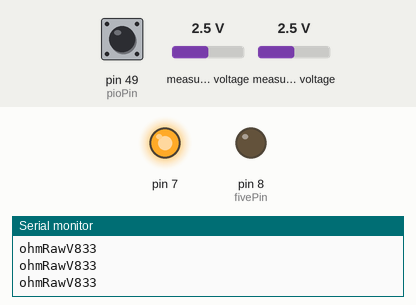
Simulated run of this sketch. Board: Arduino Mega 2560, built with avr-gcc and run on an emulated ATmega2560. Shown: output pins drawn as LEDs (lit = HIGH), the last lines printed to the serial monitor. Inputs (shaded band) come from the test bench; at power-on: pin 49 (pioPin) HIGH, measured voltage 2.5 V. Pins used as bus, display or sensor lines are not drawn.

Above: at 0.1 s.
At 1.0 s:
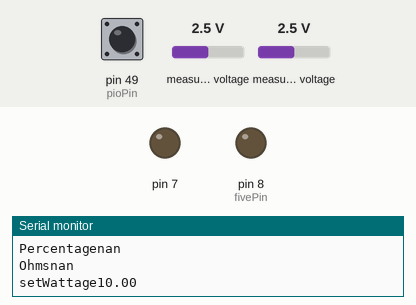
At 1.5 s:
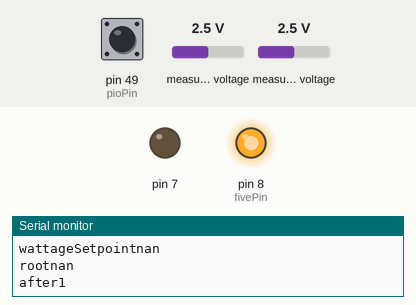
Timing chart, 0 to 3.0 s (numbered marks = the images above):
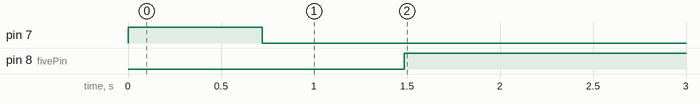

The sketch:

final_module.ino
```cpp
#include <Arduino.h>

#include <Wire.h>
#include <SPI.h>
#include "Vape.h"
#include <Adafruit_ADS1015.h>
#include <PID_v1.h>


int pioPin = 49;
int csPin = 53;
int button = 7;
int fivePin = 8;
uint8_t adsAddress = 0x49;
int probe = 2;
double KpRaw = 1;
double KiRaw = 4;
double KdRaw = 0;
double pidSetpoint = 0;

float userWattage = 10.000;
float setpoint = userWattage;
int operatingMode = 1;

bool not_init = true;

void setup() {
  Serial.begin(9600);
}

void loop() {
  Executor execute(pioPin, csPin, fivePin, adsAddress, probe, KpRaw, KiRaw, KdRaw);
  if(not_init) {
    Translator translate(button);
    pidSetpoint = translate.takeInput( operatingMode, setpoint);
    not_init = false;
  }
  execute.waitForInput(pidSetpoint);
}
```

Measured:
- by itself, pin 7: LOW → HIGH at 0.00 s, → LOW 0.72 s later
- by itself, pin 8 (fivePin): LOW → HIGH at 1.5 s
